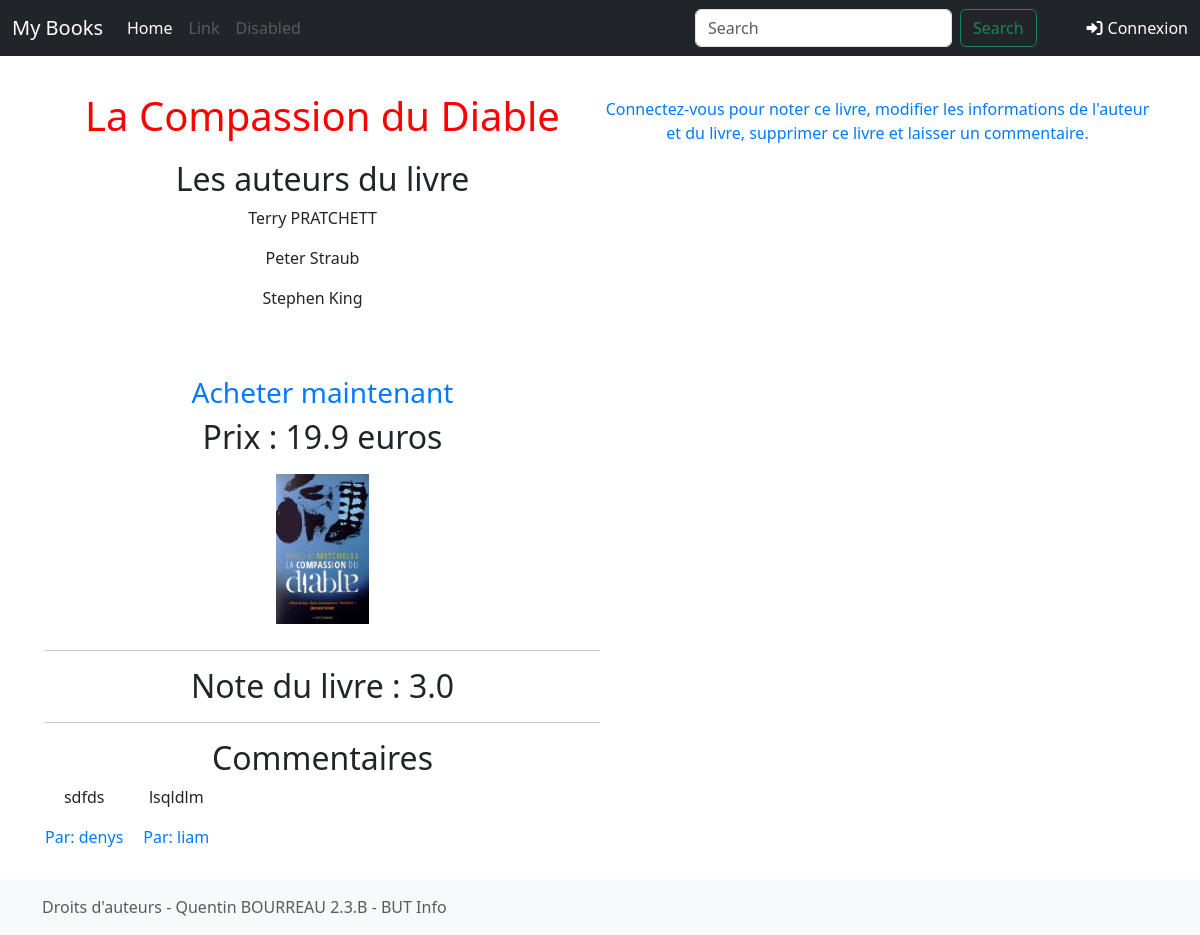
/detail/1, run on the app's committed database.
### tp-flask/tuto/models.py (models this page shows, shortened)
class Book(db.Model):
    id = db.Column(db.Integer, primary_key =True)
    price = db.Column(db.Float)
    title = db.Column(db.String(100))
    url = db.Column(db.String(100))
    img = db.Column(db.String(100))
    authors = db.relationship('Author', secondary=book_author_association, backref=db.backref('books', lazy='dynamic'))
    def calculate_average_rating(self):
        total_score = 0
        num_notes = 0
        notes = Note.query.filter_by(book_id=self.id).all()
        for note in notes:
            total_score += note.score
            num_notes += 1
        if num_notes > 0:
            average_rating = total_score / num_notes
            return average_rating
        else:
            return 0  # Aucune note pour ce livre
    def __repr__(self):
        return "<Book : (%d) %s>" % (self.id, self.title)

class Author(db.Model):
    id = db.Column(db.Integer, primary_key=True)
    name = db.Column(db.String(100))

class Comment(db.Model):
    id = db.Column(db.Integer, primary_key=True)
    text = db.Column(db.Text)  # Le texte du commentaire
    username = db.Column(db.String(50), db.ForeignKey('user.username'))  # L'utilisateur qui a laissé le commentaire
    book_id = db.Column(db.Integer, db.ForeignKey('book.id'))  # Le livre sur lequel porte le commentaire
    book = db.relationship('Book', backref=db.backref('comments', lazy='dynamic'))
    user = db.relationship('User', backref=db.backref('comments', lazy='dynamic'))

class User(db.Model, UserMixin):
    username = db.Column(db.String(50), primary_key=True)
    password = db. Column(db.String(64))

### tp-flask/tuto/views.py (the view)
@app.route("/detail/<id>", methods=("GET", "POST",))
def detail(id):
    print(id)
    book = get_book(id)
    print(book)
    average_rating = book.calculate_average_rating()
    comment_form = CommentForm()
    if comment_form.validate_on_submit() and current_user.is_authenticated:
        text = comment_form.text.data
        new_comment = Comment(text=text, username=current_user.username, book_id=id)
        db.session.add(new_comment)
        db.session.commit()
        return redirect(url_for('detail', id=id))
    return render_template(
        "detail.html",
        book=book, average_rating=average_rating, comment_form=comment_form)

### tp-flask/tuto/views.py
class CommentForm(FlaskForm):
    text = TextAreaField('Commentaire', validators=[DataRequired()])

### tp-flask/flask_login/login_manager.py (called while the page is built, shortened)
    def _update_request_context_with_user(self, user=None):
        if user is None:
            user = self.anonymous_user()
        g._login_user = user

    def _session_protection_failed(self):
        sess = session._get_current_object()
        ident = self._session_identifier_generator()
        app = current_app._get_current_object()
        mode = app.config.get("SESSION_PROTECTION", self.session_protection)
        if not mode or mode not in ["basic", "strong"]:
            return False

    def _update_remember_cookie(self, response):
        if "_remember" not in session and current_app.config.get(
            "REMEMBER_COOKIE_REFRESH_EACH_REQUEST"
        ):
            session["_remember"] = "set"
        if "_remember" in session:
            operation = session.pop("_remember", None)
            if operation == "set" and "_user_id" in session:
                self._set_cookie(response)
            elif operation == "clear":
                self._clear_cookie(response)
        return response

### tp-flask/flask_login/mixins.py (called while the page is built)
    @property
    def is_authenticated(self):
        return False

### tp-flask/flask_login/utils.py (called while the page is built)
def _get_user():
    if has_request_context():
        if "_login_user" not in g:
            current_app.login_manager._load_user()
        return g._login_user
    return None

def _get_remote_addr():
    address = request.headers.get("X-Forwarded-For", request.remote_addr)
    if address is not None:
        address = address.encode("utf-8").split(b",")[0].strip()
    return address

def _create_identifier():
    user_agent = request.headers.get("User-Agent")
    if user_agent is not None:
        user_agent = user_agent.encode("utf-8")
    base = f"{_get_remote_addr()}|{user_agent}"
    if str is bytes:
        base = str(base, "utf-8", errors="replace")  # pragma: no cover
    h = sha512()
    h.update(base.encode("utf8"))
    return h.hexdigest()

def _user_context_processor():
    return dict(current_user=_get_user())

### tp-flask/tuto/models.py (called while the page is built)
def get_book(id):
    return Book.query.get(id)

### tp-flask/tuto/templates/detail.html
{% extends 'base.html' %}
{% block styles %}
{{ super() }}
<link rel="stylesheet" href="{{ url_for('static', filename='home.css')}}">
{% endblock %}
{% block content %}
<div class="left-div">
    <div>
        <h1 class="book-title">{{book.title}}</h1>
        <h2>Les auteurs du livre</h2>
        <div class="authors">
            {% for author in book.authors %}
                {% if current_user.is_authenticated %}
                    <a class="centered-link" href="{{ url_for('edit_author', id=author.id) }} "><h3>{{ author.name }}</h3></a>
                {% else %}
                    <p class="centered-link">{{ author.name }}</p>
                {% endif %}
            {% endfor %}
        </div>
        <a class="centered-link" href="{{ book.url }} "><h3>Acheter maintenant</h3></a>
        <h2>Prix : {{book.price}} euros</h2>
        <div class="container-image">
            <img class="centered-image" src="{{ url_for('static', filename='images/'+book.img) }}" alt="{{book.title}}" title="{{book.title}}">
        </div>
    </div>
    <hr>
    <h2>Note du livre : {{ "%.1f" % average_rating }}</h2>
    <hr>
    <h2>Commentaires</h2>
    <div class="sample-container">
        <div class="sample">
            {% for comment in book.comments %}
                <div class="comment">
                    <p>{{ comment.text }}</p>
                    <p class="username-comment">Par: {{ comment.user.username }}</p>
                </div>
            {% endfor %}
        </div>
    </div>
</div>
<div class="right-div text-center">
    {% if current_user.is_authenticated %}
        <form method="POST" action="{{ url_for('add_note', book_id=book.id) }}" class="form-rating">
            <h2>Notez ce livre :</h2>
            <select id="score" name="score">
                <option value="1">1</option>
                <option value="2">2</option>
                <option value="3">3</option>
                <option value="4">4</option>
                <option value="5">5</option>
                <option value="6">6</option>
                <option value="7">7</option>
                <option value="8">8</option>
                <option value="9">9</option>
                <option value="10">10</option>
            </select>
            <input type="submit" value="Soumettre">
        </form>
        <hr>
        <a class="centered-link" href="{{ url_for('edit_book', id=book.id) }} "><h3>Modifier informations livre</h3></a>
        <form method="POST" action="{{ url_for('delete_book', id=book.id) }}" onsubmit="return confirm('Êtes-vous sûr de vouloir supprimer ce livre ?');">
            <input type="hidden" name="_method" value="DELETE">
            <button type="submit" class="btn btn-danger">Supprimer ce livre</button>
        </form>
        <form method="POST" action="{{ url_for('detail', id=book.id) }}" class="comment-form">
            {{ comment_form.csrf_token }}
            <div class="form-group">
                {{ comment_form.text.label }}<br>
                {{ comment_form.text(size=20) }}<br>
                {% for error in comment_form.text.errors %}
                    <span style="color: red;">{{ error }}</span><br>
                {% endfor %}
            </div>
            <button type="submit">Ajouter un commentaire</button>
        </form>
    {% else %}
        <p class="username-comment">Connectez-vous pour noter ce livre, modifier les informations de l'auteur et du livre, supprimer ce livre et laisser un commentaire.</p>
    {% endif %}
</div>
{% endblock %}

### tp-flask/tuto/static/home.css (style rules this page uses)
h1 { color: red; margin-bottom: 20px; }
h1, h2 { text-align: center; }
.container-image { display: flex; justify-content: center; }
img { margin: 10px; }
.centered-link { display: flex; justify-content: center; align-items: center; }
.sample-container, .authors { width: 100%; overflow-x: auto; white-space: nowrap; margin-bottom: 50px; }
.sample { text-align: center; display: inline-flex; margin-bottom: 20px; }
.authors > * { margin-right: 20px; }
.sample .comment { margin-right: 20px; }
a, .btn-signin { text-decoration: none; color: #007bff; transition: color 0.3s ease; }
.left-div { float: left; width: 50%; }
.right-div { float: right; width: 50%; padding-top: 5px; }
.username-comment { color: #007bff; }
.book-title { word-wrap: break-word; }

### data on the page
Book: title "La Compassion du Diable", price "19.9", img (picture)
Author: name "Terry PRATCHETT"
Author: name "Peter Straub"
Author: name "Stephen King"
Comment: text "sdfds", user.username "denys"
Comment: text "lsqldlm", user.username "liam"

### other printed values
{{ "%.1f" % average_rating }} "3.0"
